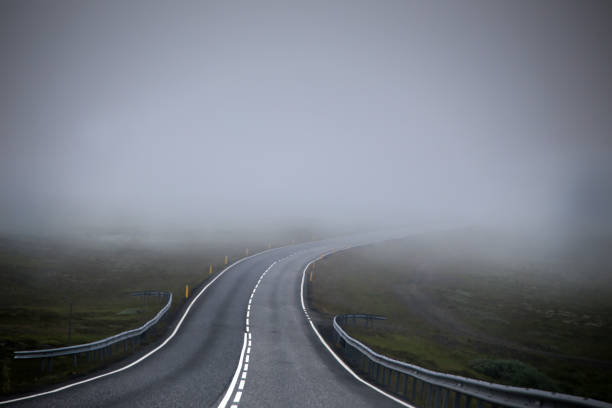
#> input picture 1.jpg, 612 x 408 px, given in place of test2.mp4, which was not available
$ python main.py
#> lines starting #> are read from the running program, lines starting #| are printed output that depends on the picture; after the words box and inside, x2 and y2 are one past the last pixel; in counts of white or black regions, pixels touching at a corner belong together; pictures that were not available may be replaced by others from this repository, and a replacement may not be noted
# OpenCV-Python is a library of Python bindings designed to solve computer vision problems.
# cv2 is an open CV import format

import cv2
import numpy as np


def canny_edge(a):
    # converting to grayscale
    gray_lane = cv2.cvtColor(a, cv2.COLOR_RGB2GRAY)

    # to make edges smooth add smoothening effect through Gaussian filter
    # Increase the mask area to make only road white line prominent
    # refer: https://docs.opencv.org/4.x/d4/d13/tutorial_py_filtering.html
    lane_blur = cv2.GaussianBlur(gray_lane, (11, 11), 1)

    # use Canny edge detection method to define lane edges (intensity transition)
    canny_lane = cv2.Canny(lane_blur, 20, 100)
    return canny_lane


def coord(a, l_param):
    slope, intercept = l_param
    y1 = a.shape[0]
    x1 = int(y1 - intercept) / slope
    y2 = int(y1 * (4 / 5))
    x2 = int(y2 - intercept) / slope
    return np.array([x1, y1, x2, y2])


def average_slope_intercept(a, lines):
    left = []  # contains coordinates of the line on left
    right = []  # contains coordinates of the line on right
    for l in lines:
        x1, y1, x2, y2 = l.reshape(4)
        param = np.polyfit((x1, x2), (y1, y2), 1)  # slope & y-incercept
        slope = param[0]
        intercept = param[1]
        if slope < 0:
            left.append((slope, intercept))
        else:
            right.append((slope, intercept))
        left_average = np.average(left, axis=None, weights=None, returned=False)
        right_average = np.average(right, axis=None, weights=None, returned=False)
        left_line = coord(a, left_average)
        right_line = coord(a, right_average)
        return np.array([left_line, right_line])


def region_of_interest(a):
    # Finding region of interest
    height = a.shape[0]
    pol = np.array([
        [(180, height), (1100, height), (550, 250)]
    ])
    mask = np.zeros_like(a)
    cv2.fillPoly(mask, pol, 255)
    m_img = cv2.bitwise_and(a, mask)
    return m_img


def lines_in_image(a, lines):
    line_img = np.zeros_like(a)
    if lines is not None:
        for l in lines:
            x1, y1, x2, y2 = l.reshape(4)
            cv2.line(line_img, (x1, y1), (x2, y2), (0, 255, 0), 7)
    return line_img


a = cv2.VideoCapture("test2.mp4")
while (a.isOpened()):
    _, frame = a.read()
#> frame is the input picture: shape (408, 612, 3); mean B, G, R 129.9, 120.1, 115.4
    canny_lane = canny_edge(frame)
#> in canny_edge, `canny_lane = cv2.Canny(lane_blur, 20, 100)`:
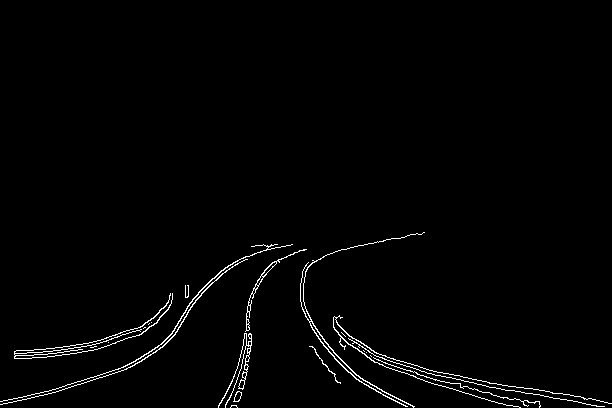
#> canny_lane: shape (408, 612); 1.5% white in thin lines or dots, all inside (x1, y1, x2, y2) = (0, 232, 612, 408)
    reg_image = region_of_interest(canny_lane)
#> in region_of_interest, `cv2.fillPoly(mask, pol, 255)`:
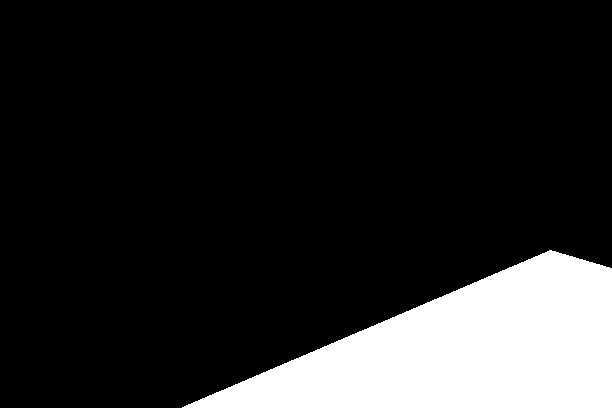
#> mask: shape (408, 612); 15.4% white; 1 white region, box (x1, y1, x2, y2) and area: (182, 250, 612, 408) 38415
#> in region_of_interest, `m_img = cv2.bitwise_and(a, mask)`:
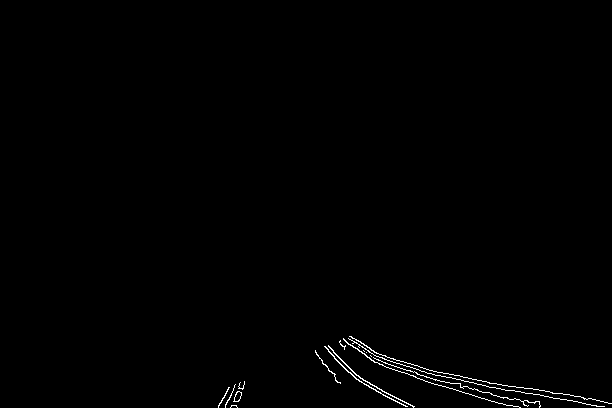
#> m_img: shape (408, 612); 0.58% white in thin lines or dots, all inside (x1, y1, x2, y2) = (218, 336, 612, 408)
    lines = cv2.HoughLinesP(reg_image, 2, np.pi / 180, 100, np.array([]), minLineLength=40, maxLineGap=5)
#> lines = [[558, 393, 599, 400], [532, 393, 603, 406], [425, 372, 509, 390], [420, 367, 511, 386], [449, 382, 511, 399], [441, 385, 499, 403], [344, 368, 413, 407]]
    # np.pi * 1deg/180 = 1rad
    l_img = lines_in_image(frame, lines)
#> the loop in lines_in_image, `for l in lines:` made 7 passes
#> after the loop in lines_in_image, `for l in lines:`:
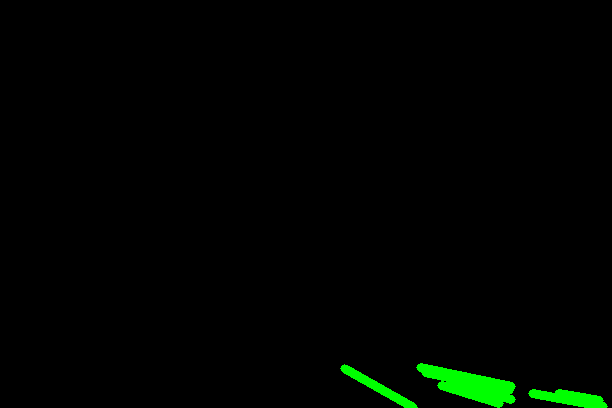
#> line_img: shape (408, 612, 3); mean of channels 0, 1, 2 0, 3.9, 0; drawn as B, G, R
    # Blending the lines in original image
    final_img = cv2.addWeighted(frame, 0.8, l_img, 1, 1)
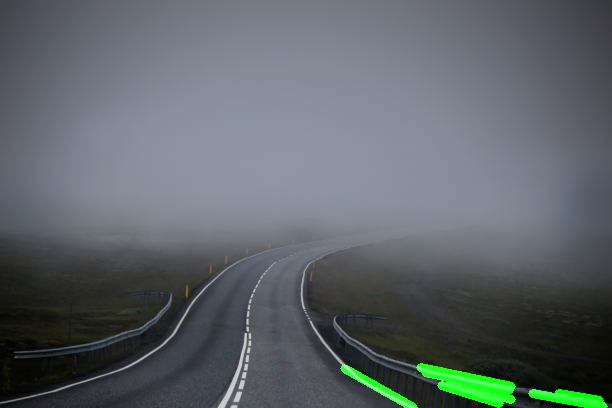
#> final_img: shape (408, 612, 3); mean B, G, R 105, 100.3, 93.4
    cv2.imshow("result", final_img)  # displaying the image
    if cv2.waitKey(1) == ord('a'):
#> (key Esc is pressed here)
        break
a.release()
